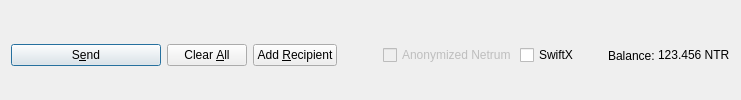
         <widget class="QFrame" name="frame_Send">
          <layout class="QHBoxLayout" name="horizontalLayout">
           <property name="bottomMargin">
            <number>0</number>
           </property>
           <item>
            <widget class="QPushButton" name="sendButton">
             <property name="minimumSize">
              <size>
               <width>150</width>
               <height>0</height>
              </size>
             </property>
             <property name="toolTip">
              <string>Confirm the send action</string>
             </property>
             <property name="text">
              <string>S&amp;end</string>
             </property>
             <property name="icon">
              <iconset resource="../netrum.qrc">
               <normaloff>:/icons/send</normaloff>:/icons/send</iconset>
             </property>
             <property name="autoDefault">
              <bool>false</bool>
             </property>
             <property name="default">
              <bool>true</bool>
             </property>
            </widget>
           </item>
           <item>
            <widget class="QPushButton" name="clearButton">
             <property name="sizePolicy">
              <sizepolicy hsizetype="Minimum" vsizetype="Fixed">
               <horstretch>0</horstretch>
               <verstretch>0</verstretch>
              </sizepolicy>
             </property>
             <property name="toolTip">
              <string>Clear all fields of the form.</string>
             </property>
             <property name="text">
              <string>Clear &amp;All</string>
             </property>
             <property name="icon">
              <iconset resource="../netrum.qrc">
               <normaloff>:/icons/remove</normaloff>:/icons/remove</iconset>
             </property>
             <property name="autoDefault">
              <bool>false</bool>
             </property>
            </widget>
           </item>
           <item>
            <widget class="QPushButton" name="addButton">
             <property name="toolTip">
              <string>Send to multiple recipients at once</string>
             </property>
             <property name="text">
              <string>Add &amp;Recipient</string>
             </property>
             <property name="icon">
              <iconset resource="../netrum.qrc">
               <normaloff>:/icons/add</normaloff>:/icons/add</iconset>
             </property>
             <property name="autoDefault">
              <bool>false</bool>
             </property>
            </widget>
           </item>
           <item>
            <spacer name="horizontalSpacer">
             <property name="orientation">
              <enum>Qt::Horizontal</enum>
             </property>
             <property name="sizeHint" stdset="0">
              <size>
               <width>40</width>
               <height>20</height>
              </size>
             </property>
            </spacer>
           </item>
           <item>
            <layout class="QHBoxLayout" name="horizontalLayout_2">
             <property name="spacing">
              <number>3</number>
             </property>
             <item>
              <widget class="QCheckBox" name="checkzNTR">
               <property name="enabled">
                <bool>false</bool>
               </property>
               <property name="text">
                <string>Anonymized Netrum</string>
               </property>
              </widget>
             </item>
             <item>
              <widget class="QCheckBox" name="checkSwiftTX">
               <property name="enabled">
                <bool>true</bool>
               </property>
               <property name="minimumSize">
                <size>
                 <width>85</width>
                 <height>0</height>
                </size>
               </property>
               <property name="text">
                <string>SwiftX</string>
               </property>
              </widget>
             </item>
             <item>
              <widget class="QLabel" name="label">
               <property name="text">
                <string>Balance:</string>
               </property>
              </widget>
             </item>
             <item>
              <widget class="QLabel" name="labelBalance">
               <property name="sizePolicy">
                <sizepolicy hsizetype="Preferred" vsizetype="Fixed">
                 <horstretch>0</horstretch>
                 <verstretch>0</verstretch>
                </sizepolicy>
               </property>
               <property name="cursor">
                <cursorShape>IBeamCursor</cursorShape>
               </property>
               <property name="text">
                <string notr="true">123.456 NTR</string>
               </property>
               <property name="textInteractionFlags">
                <set>Qt::LinksAccessibleByMouse|Qt::TextSelectableByKeyboard|Qt::TextSelectableByMouse</set>
               </property>
              </widget>
             </item>
            </layout>
           </item>
          </layout>
         </widget>
